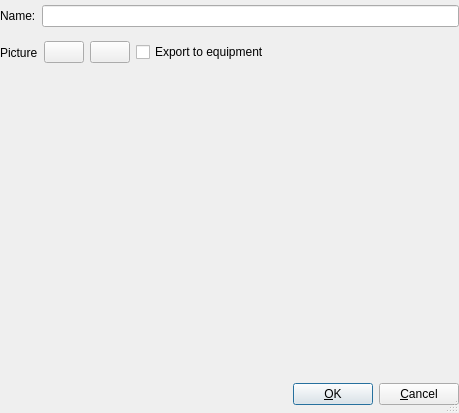
<?xml version="1.0" encoding="UTF-8"?>
<ui version="4.0">
 <class>GoodsGroup</class>
 <widget class="QDialog" name="GoodsGroup">
  <property name="geometry">
   <rect>
    <x>0</x>
    <y>0</y>
    <width>459</width>
    <height>413</height>
   </rect>
  </property>
  <property name="windowTitle">
   <string>Group</string>
  </property>
  <property name="sizeGripEnabled">
   <bool>true</bool>
  </property>
  <layout class="QGridLayout">
   <property name="margin">
    <number>0</number>
   </property>
   <property name="spacing">
    <number>0</number>
   </property>
   <item row="0" column="0">
    <layout class="QHBoxLayout">
     <item>
      <widget class="QLabel" name="lblName">
       <property name="text">
        <string>Name:</string>
       </property>
       <property name="wordWrap">
        <bool>false</bool>
       </property>
      </widget>
     </item>
     <item>
      <widget class="QLineEdit" name="editName">
       <property name="minimumSize">
        <size>
         <width>400</width>
         <height>0</height>
        </size>
       </property>
       <property name="maxLength">
        <number>200</number>
       </property>
      </widget>
     </item>
    </layout>
   </item>
   <item row="3" column="0">
    <layout class="QHBoxLayout">
     <property name="spacing">
      <number>6</number>
     </property>
     <property name="margin">
      <number>0</number>
     </property>
     <item>
      <spacer name="Horizontal Spacing2">
       <property name="orientation">
        <enum>Qt::Horizontal</enum>
       </property>
       <property name="sizeType">
        <enum>QSizePolicy::Expanding</enum>
       </property>
       <property name="sizeHint" stdset="0">
        <size>
         <width>20</width>
         <height>20</height>
        </size>
       </property>
      </spacer>
     </item>
     <item>
      <widget class="QPushButton" name="buttonOk">
       <property name="text">
        <string>&amp;OK</string>
       </property>
       <property name="icon">
        <iconset>
         <normaloff>ok.png</normaloff>ok.png</iconset>
       </property>
       <property name="shortcut">
        <string/>
       </property>
       <property name="autoDefault">
        <bool>true</bool>
       </property>
       <property name="default">
        <bool>true</bool>
       </property>
      </widget>
     </item>
     <item>
      <widget class="QPushButton" name="buttonCancel">
       <property name="text">
        <string>&amp;Cancel</string>
       </property>
       <property name="icon">
        <iconset>
         <normaloff>stop_cancel.png</normaloff>stop_cancel.png</iconset>
       </property>
       <property name="shortcut">
        <string/>
       </property>
       <property name="autoDefault">
        <bool>true</bool>
       </property>
      </widget>
     </item>
    </layout>
   </item>
   <item row="2" column="0">
    <widget class="QLabel" name="labelPicture">
     <property name="minimumSize">
      <size>
       <width>300</width>
       <height>300</height>
      </size>
     </property>
     <property name="maximumSize">
      <size>
       <width>300</width>
       <height>300</height>
      </size>
     </property>
     <property name="scaledContents">
      <bool>true</bool>
     </property>
     <property name="wordWrap">
      <bool>false</bool>
     </property>
    </widget>
   </item>
   <item row="1" column="0">
    <layout class="QHBoxLayout">
     <item>
      <layout class="QHBoxLayout">
       <item>
        <widget class="QLabel" name="lblPicture">
         <property name="text">
          <string>Picture</string>
         </property>
         <property name="wordWrap">
          <bool>false</bool>
         </property>
        </widget>
       </item>
       <item>
        <widget class="QPushButton" name="btnSelectPicture">
         <property name="text">
          <string/>
         </property>
        </widget>
       </item>
       <item>
        <widget class="QPushButton" name="btnClearPicture">
         <property name="text">
          <string/>
         </property>
        </widget>
       </item>
      </layout>
     </item>
     <item>
      <widget class="QCheckBox" name="chkEqExport">
       <property name="text">
        <string>Export to equipment</string>
       </property>
      </widget>
     </item>
     <item>
      <spacer name="spacer8">
       <property name="orientation">
        <enum>Qt::Horizontal</enum>
       </property>
       <property name="sizeType">
        <enum>QSizePolicy::Expanding</enum>
       </property>
       <property name="sizeHint" stdset="0">
        <size>
         <width>80</width>
         <height>41</height>
        </size>
       </property>
      </spacer>
     </item>
    </layout>
   </item>
  </layout>
 </widget>
 <layoutdefault spacing="6" margin="11"/>
 <pixmapfunction>qPixmapFromMimeSource</pixmapfunction>
 <includes>
  <include location="local">data/datagoods.h</include>
 </includes>
 <resources/>
 <connections>
  <connection>
   <sender>buttonOk</sender>
   <signal>clicked()</signal>
   <receiver>GoodsGroup</receiver>
   <slot>ok()</slot>
   <hints>
    <hint type="sourcelabel">
     <x>20</x>
     <y>20</y>
    </hint>
    <hint type="destinationlabel">
     <x>20</x>
     <y>20</y>
    </hint>
   </hints>
  </connection>
  <connection>
   <sender>buttonCancel</sender>
   <signal>clicked()</signal>
   <receiver>GoodsGroup</receiver>
   <slot>reject()</slot>
   <hints>
    <hint type="sourcelabel">
     <x>20</x>
     <y>20</y>
    </hint>
    <hint type="destinationlabel">
     <x>20</x>
     <y>20</y>
    </hint>
   </hints>
  </connection>
  <connection>
   <sender>btnSelectPicture</sender>
   <signal>clicked()</signal>
   <receiver>GoodsGroup</receiver>
   <slot>selectPicture()</slot>
   <hints>
    <hint type="sourcelabel">
     <x>20</x>
     <y>20</y>
    </hint>
    <hint type="destinationlabel">
     <x>20</x>
     <y>20</y>
    </hint>
   </hints>
  </connection>
  <connection>
   <sender>btnClearPicture</sender>
   <signal>clicked()</signal>
   <receiver>GoodsGroup</receiver>
   <slot>clearPicture()</slot>
   <hints>
    <hint type="sourcelabel">
     <x>20</x>
     <y>20</y>
    </hint>
    <hint type="destinationlabel">
     <x>20</x>
     <y>20</y>
    </hint>
   </hints>
  </connection>
 </connections>
</ui>
